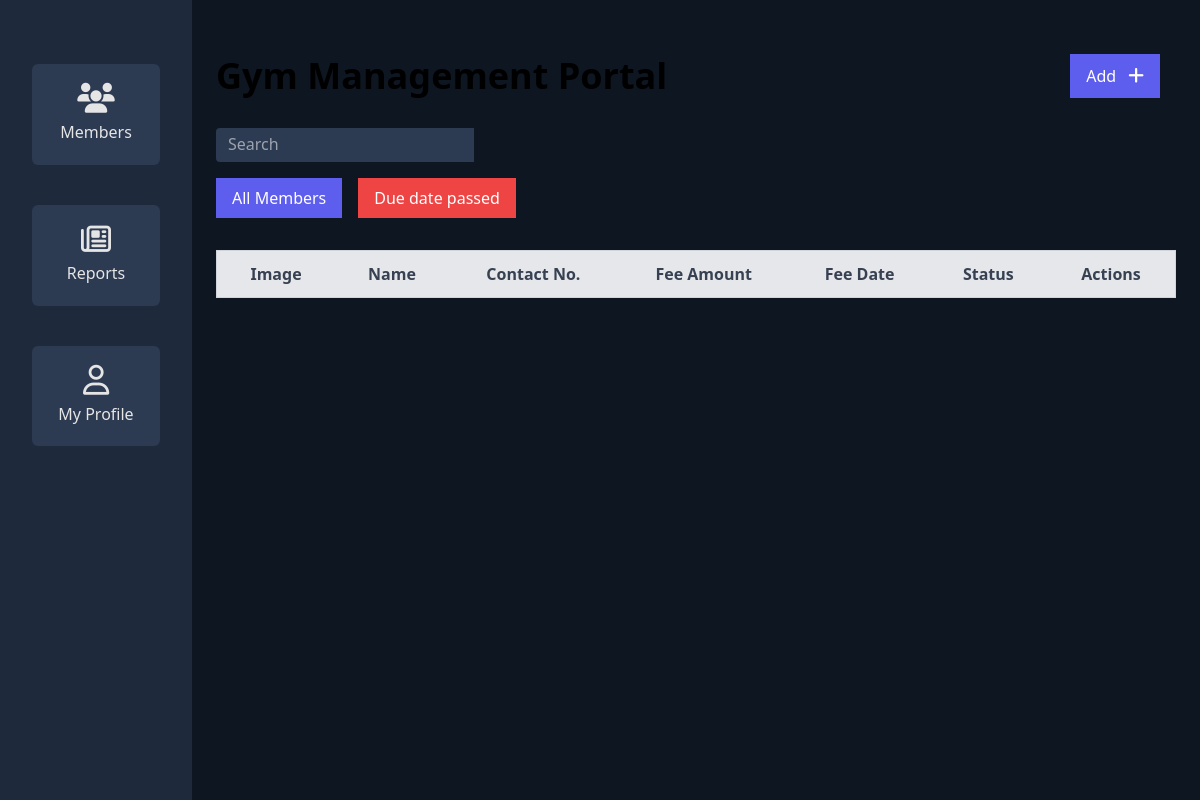
Before: / with the older database file.
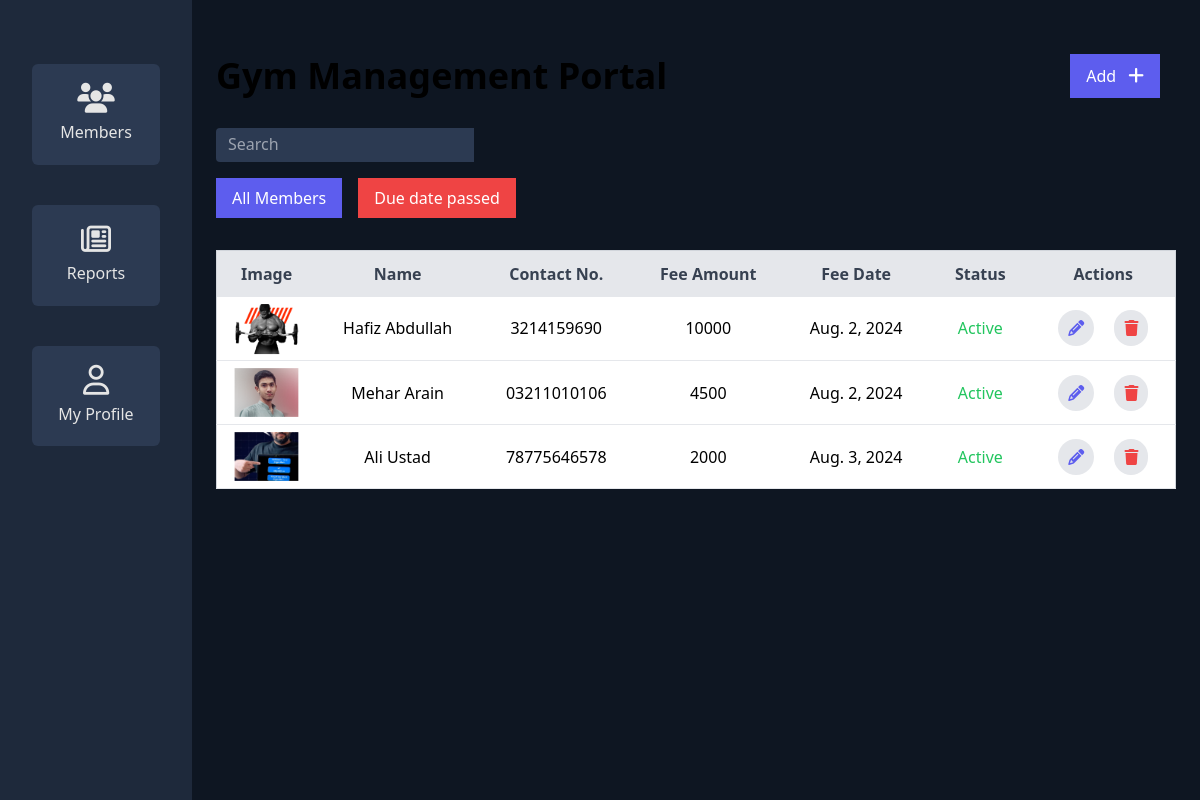
After: the same page with the newer database file.
### portal/models.py (models this page shows, shortened)
class Members(models.Model):
    name = models.CharField(max_length=255)
    phone_number = models.CharField(max_length=255)
    fee_amount = models.IntegerField()
    fee_date = models.DateField(default=timezone.now)
    image = models.ImageField(upload_to='members/')
    status = models.BooleanField(default=True)

### portal/views.py (the view)
# urls.py: path('', home, name='home'),
def home(request):
    members = Members.objects.all()
    context = {'members': members}
    return render(request, 'index.html', context)

### templates/index.html (shortened to what this page needs)
{% extends 'base.html' %} {% load static %} {% block title %} Members Details page {% endblock %} {% block content %}
<div class="p-6">
    <div class="flex  items-center justify-between">
        <h1 class="text-4xl font-semibold my-8 dark:text-neutral-100">
            Gym Management Portal
        </h1>
        <a href="{% url 'add_member' %}">
            <button
                class='px-4 py-2 relative after:transition-all hover:after:left-0 after:h-full after:w-full after:content-[""] after:bg-[#5D5DEE] after:absolute  z-20 after:top-0 hover:text-neutral-100 dark:text-neutral-100 dark:bg-[#2C3A52] after:-z-10 mr-4 bg-gray-300 text-gray-700 overflow-hidden bg-[#5D5DEE] text-white after:left-0 group'>
                Add <i class="fa-solid fa-plus text-lg ml-2 group-hover:rotate-90 duration-200"></i>
            </button>
        </a>
    </div>
    <div class="md:w-64">
        <div class="relative mb-4 flex w-full flex-wrap items-stretch">
            <input type="search" id="search-input"
                class="bg-[#2C3A52] text-neutral-300 border-none relative m-0 -mr-0.5 block min-w-0 flex-auto rounded-l border border-solid border-neutral-300 bg-clip-padding px-3 py-[0.25rem] text-base font-normal leading-[1.6] outline-none transition duration-200 ease-in-out focus:z-[3] focus:border-[#5D5DEE] focus:text-neutral-300 focus:shadow-[inset_0_0_0_1px_rgb(59,113,202)] focus:outline-none"
                placeholder="Search" />
        </div>
    </div>
    <div class="flex mb-8">
        <a href="{% url 'home' %}">
            <button
                class='px-4 py-2 relative after:transition-all hover:after:left-0 after:h-full after:w-full after:content-[""] after:bg-[#5D5DEE] after:absolute  z-20 after:top-0 hover:text-neutral-100 dark:text-neutral-100 dark:bg-[#2C3A52] after:-z-10 mr-4 bg-gray-300 text-gray-700 overflow-hidden bg-[#5D5DEE] text-white after:left-0'>
                All Members
            </button>
        </a>
        <a href="{% url 'due_members' %}">
            <button
            class='px-4 py-2 relative after:transition-all hover:after:left-0 after:h-full after:w-full after:content-[""] after:bg-red-500 after:absolute  z-20 after:top-0 hover:text-neutral-100 dark:text-neutral-100 dark:bg-[#2C3A52] after:-z-10 mr-4 bg-gray-300 text-gray-700 overflow-hidden bg-red-500 text-white after:-left-full'>
            Due date passed
        </button>
        </a>
    </div>
    <div>
        <div class="overflow-x-auto">
            <table class="min-w-full bg-white dark:border-none border border-gray-300 dark:bg-[#2C3A52]">
                <thead class="dark:text-white text-gray-700 dark:bg-[#1E293B] border-neutral-600 bg-gray-200">
                    <tr>
                        <th class="px-6 py-3">Image</th>
                        <th class="px-6 py-3">Name</th>
                        <th class="px-6 py-3">Contact No.</th>
                        <th class="px-6 py-3">Fee Amount</th>
                        <th class="px-6 py-3">Fee Date</th>
                        <th class="px-6 py-3">Status</th>
                        <th class="px-6 py-3">Actions</th>
                    </tr>
                </thead>
                <tbody class="dark:text-neutral-400" id="search-results">
                    {% if members %}
                    {% for member in members %}
                    <tr
                        class="text-sm md:text-base border-b dark:border-[#1E293B] dark:border-b dark:hover:bg-[#1E293B] hover:bg-gray-100 capitalize">
                        <td class="px-6 py-3 text-center sm:w-10 w-8 h-16 rounded-md overflow-hidden">
                            <img src="{{member.image.url}}" class="h-full w-full scale-125 object-cover" alt="image" />
                        </td>
                        <td class="px-6 py-3 text-center">{{member.name}}</td>
                        <td class="px-6 py-3 text-center">{{member.phone_number}}</td>
                        <td class="px-6 py-3 text-center">{{member.fee_amount}}</td>
                        <td class="px-6 py-3 text-center">{{member.fee_date}}</td>
                        <td
                            class="px-6 py-3 text-center {% if member.status %} text-green-500 {% else %} text-red-500 {% endif %}">
                            {% if member.status %}
                            active
                            {% else %}
                            non active
                            {% endif %}
                        </td>
                        <td class="px-6 py-3 text-center">
                            <a href="{% url 'update_member' id=member.id %}">
                                <button value="edit"
                                    class="bg-gray-200 dark:bg-[#0E1622] dark:hover:bg-[#5D5DEE] p-2.5 rounded-full hover:bg-[#5D5DEE] text-[#5D5DEE] hover:text-white mr-4">
                                    <i class="fas fa-pencil pointer-events-none"></i>
                                </button>
                            </a>
                            <a href="{% url 'delete_member' id=member.id %}">
                                <button value="delete"
                                    class="bg-gray-200 dark:bg-[#0E1622] hover:bg-red-500 p-2.5 rounded-full dark:hover:bg-red-500 text-red-500 hover:text-white">
                                    <i class="fas fa-trash pointer-events-none"></i>
                                </button>
                            </a>
                        </td>
                    </tr>
                    {% endfor %}
                    {% endif %}
                </tbody>
            </table>
        </div>
    </div>
</div>
{% endblock %}

### templates/base.html (shortened to what this page needs)
<html lang="en">
<head>
    <link rel="stylesheet" href="https://cdnjs.cloudflare.com/ajax/libs/font-awesome/6.6.0/css/all.min.css"
 />
    <script src="https://cdn.tailwindcss.com"></script>
</head>
<body>
    <div class="flex bg-[#0E1622]">
        <div>
            {% include 'sidebar.html' %}
        </div>
        <main class="w-full">
            {% block content %} {% endblock %}
        </main>
    </div>
</body>
</html>

### templates/sidebar.html
<div class=' fixed sm:sticky bottom-0 top-0 h-screen bg-red-500 left-0 z-40'>
  <aside
    class="aside overflow-y-auto pt-12 sm:w-[12em] w-[9em] h-full flex flex-col justify-between items-between z-40 bg-[#1E293B] text-neutral-200 -ml-0">
    <ul>
      <a href="{% url 'home' %}">
        <li
          class='flex items-center overflow-hidden h-[5.6em] sm:h-[6.3em] mx-4 sm:mx-8 mt-4 mb-10 p-3 sm:p-4 rounded-md after:top-full flex-col after:-z-10 cursor-pointer relative after:transition-all hover:after:top-0 after:h-full after:w-full after:content-[""] after:bg-[#5D5DEE] after:absolute transiiton-all z-20 bg-[#2C3A52]'>
          <i class="fa-solid fa-users text-3xl sm:text-3xl mb-1"></i>
          Members
        </li>
      </a>
      <a href="{% url 'reports' %}">
        <li
          class='flex items-center overflow-hidden h-[5.6em] sm:h-[6.3em] mx-4 sm:mx-8 mt-4 mb-10 p-3 sm:p-4 rounded-md after:top-full flex-col after:-z-10 cursor-pointer relative after:transition-all hover:after:top-0 after:h-full after:w-full after:content-[""] after:bg-[#5D5DEE] after:absolute transiiton-all z-20 bg-[#2C3A52]'>
          <i class="fa-regular fa-newspaper text-3xl mb-1"></i>
          Reports
        </li>
      </a>
      <li
        class='flex items-center overflow-hidden h-[5.6em] sm:h-[6.3em] mx-4 sm:mx-8 mt-4 mb-10 p-3 sm:p-4 rounded-md after:top-full flex-col after:-z-10 cursor-pointer relative after:transition-all hover:after:top-0 after:h-full after:w-full after:content-[""] after:bg-[#5D5DEE] after:absolute transiiton-all z-20 bg-[#2C3A52]'>
        <i class="fa-regular fa-user text-3xl sm:text-3xl mb-1"></i>
        My Profile
      </li>
    </ul>
    <div class='fixed bottom-0 border-green-400 py-2 sm:w-[12em] w-[9em] bg-[#1E293B] z-20'>
    </div>
  </aside>
</div>

Changed rows visible on the page:
added Members: image (picture), name "Hafiz Abdullah", phone_number "3214159690", fee_amount "10000", fee_date "Aug. 2, 2024", status "Active"
added Members: image (picture), name "Mehar Arain", phone_number "03211010106", fee_amount "4500", fee_date "Aug. 2, 2024", status "Active"
added Members: image (picture), name "Ali Ustad", phone_number "78775646578", fee_amount "2000", fee_date "Aug. 3, 2024", status "Active"
